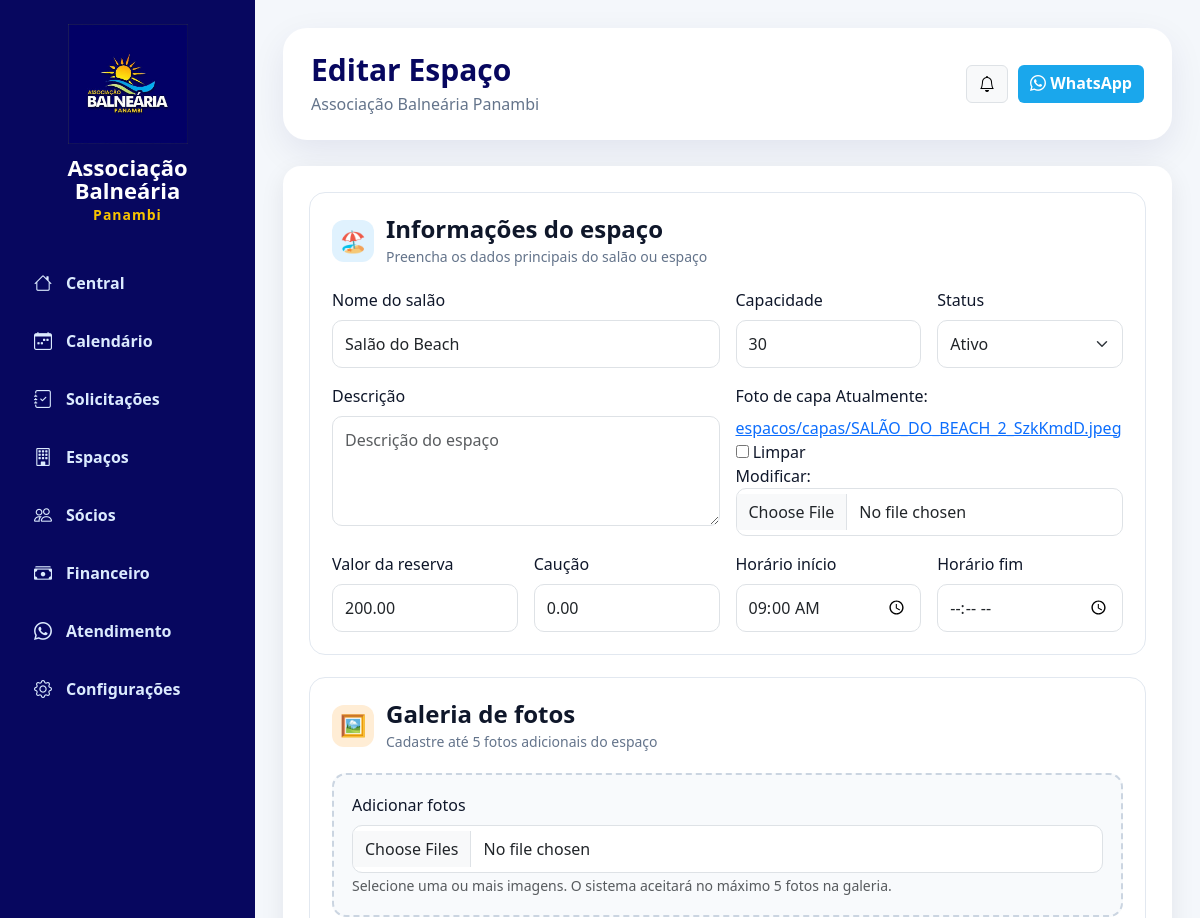
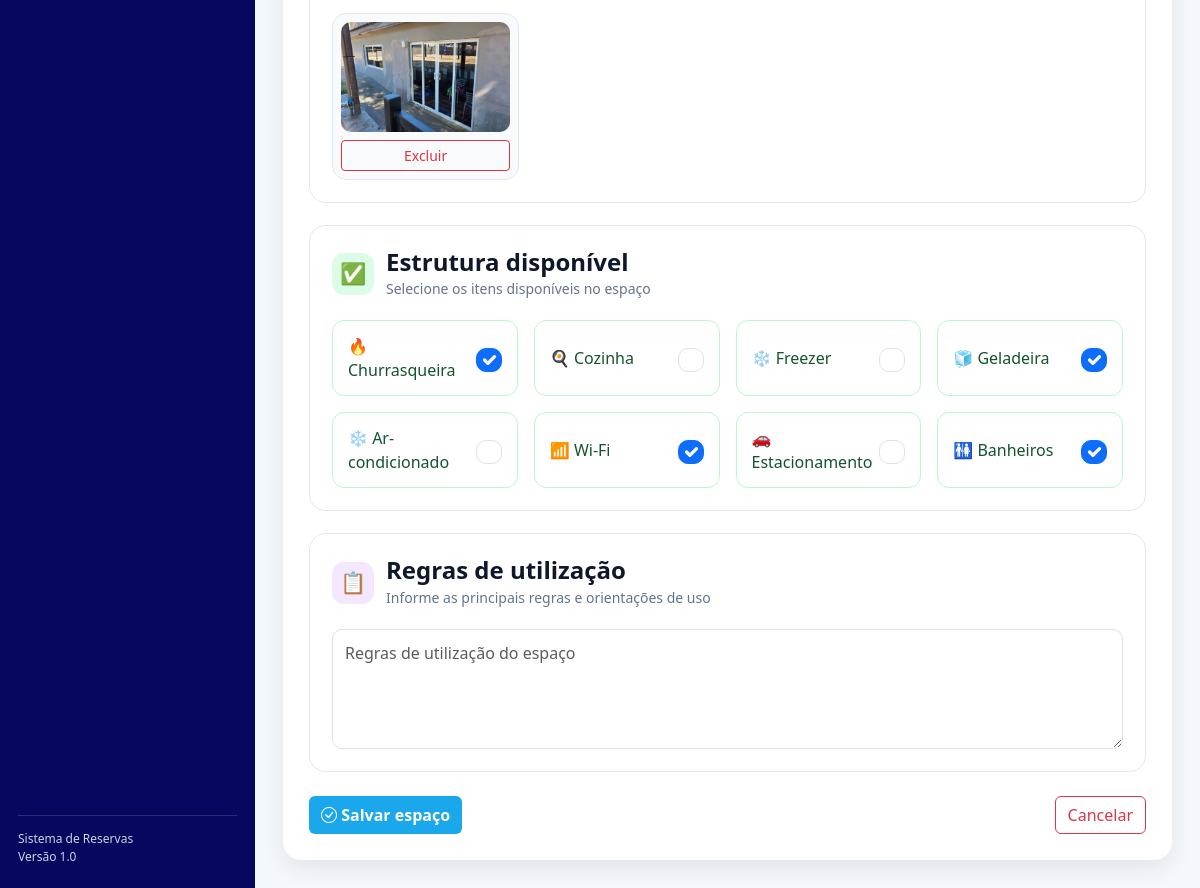
The page /espacos/3/editar/ on the database its author committed (2 pictures, top to bottom).
### reservas/models.py (models this page shows, shortened)
class Espaco(models.Model):
    STATUS_CHOICES = [
        ('ativo', 'Ativo'),
        ('manutencao', 'Em manutenção'),
        ('inativo', 'Inativo'),
    ]
    nome = models.CharField(max_length=120)
    descricao = models.TextField(blank=True)
    capacidade = models.PositiveIntegerField(default=0)
    valor_socio = models.DecimalField(max_digits=10, decimal_places=2, default=0)
    caucao = models.DecimalField(max_digits=10, decimal_places=2, default=0)
    horario_inicio = models.TimeField(null=True, blank=True)
    horario_fim = models.TimeField(null=True, blank=True)
    foto_capa = models.ImageField(
        upload_to='espacos/capas/',
        blank=True,
        null=True
    )
    churrasqueira = models.BooleanField(default=False)
    cozinha = models.BooleanField(default=False)
    freezer = models.BooleanField(default=False)
    geladeira = models.BooleanField(default=False)
    ar_condicionado = models.BooleanField(default=False)
    wifi = models.BooleanField(default=False)
    estacionamento = models.BooleanField(default=False)
    banheiros = models.BooleanField(default=False)
    regras = models.TextField(blank=True)
    status = models.CharField(
        max_length=20,
        choices=STATUS_CHOICES,
        default='ativo'
    )
    criado_em = models.DateTimeField(auto_now_add=True)
    class Meta:
        ordering = ['nome']
        verbose_name = 'Espaço'
        verbose_name_plural = 'Espaços'

class FotoEspaco(models.Model):
    espaco = models.ForeignKey(
        Espaco,
        on_delete=models.CASCADE,
        related_name='fotos'
    )
    imagem = models.ImageField(upload_to='espacos/galeria/')
    legenda = models.CharField(max_length=150, blank=True)
    ordem = models.PositiveIntegerField(default=1)
    criado_em = models.DateTimeField(auto_now_add=True)
    class Meta:
        ordering = ['ordem', 'id']
        verbose_name = 'Foto do Espaço'
        verbose_name_plural = 'Fotos dos Espaços'

### reservas/views.py (the view)
# urls.py: path('espacos/<int:espaco_id>/editar/', views.espaco_editar, name='espaco_editar'),
def espaco_editar(request, espaco_id):
    espaco = get_object_or_404(Espaco, id=espaco_id)
    if request.method == 'POST':
        form = EspacoForm(request.POST, request.FILES, instance=espaco)
        if form.is_valid():
            espaco = form.save()
            salvar_fotos_galeria(request, espaco)
            messages.success(request, 'Espaço atualizado com sucesso.')
            return redirect('espacos_lista')
        mostrar_erros_formulario(request, form)
    else:
        form = EspacoForm(instance=espaco)
    return render(request, 'reservas/espaco_form.html', {'form': form, 'titulo': 'Editar Espaço', 'espaco': espaco})

### templates/reservas/espaco_form.html (shortened to what this page needs)
{% extends 'base/base.html' %}
{% block titulo %}{{ titulo }}{% endblock %}
{% block content %}
<div class="card-espaco">
    <form method="post" enctype="multipart/form-data">
        <div class="bloco-form">
            <div class="titulo-bloco">
                <div class="icone-bloco azul">🏖️</div>
                <div>
                    <h4>Informações do espaço</h4>
                    <small>Preencha os dados principais do salão ou espaço</small>
                </div>
            </div>
            <div class="row g-3">
                <div class="col-md-6">
                    <label class="form-label">Nome do salão</label>
                    {{ form.nome }}
                </div>
                <div class="col-md-3">
                    <label class="form-label">Capacidade</label>
                    {{ form.capacidade }}
                </div>
                <div class="col-md-3">
                    <label class="form-label">Status</label>
                    {{ form.status }}
                </div>
                <div class="col-md-6">
                    <label class="form-label">Descrição</label>
                    {{ form.descricao }}
                </div>
                <div class="col-md-6">
                    <label class="form-label">Foto de capa</label>
                    {{ form.foto_capa }}
                </div>
                <div class="col-md-3">
                    <label class="form-label">Valor da reserva</label>
                    {{ form.valor_socio }}
                </div>
                <div class="col-md-3">
                    <label class="form-label">Caução</label>
                    {{ form.caucao }}
                </div>
                <div class="col-md-3">
                    <label class="form-label">Horário início</label>
                    {{ form.horario_inicio }}
                </div>
                <div class="col-md-3">
                    <label class="form-label">Horário fim</label>
                    {{ form.horario_fim }}
                </div>
            </div>
        </div>
        <div class="bloco-form">
            <div class="titulo-bloco">
                <div class="icone-bloco laranja">🖼️</div>
                <div>
                    <h4>Galeria de fotos</h4>
                    <small>Cadastre até 5 fotos adicionais do espaço</small>
                </div>
            </div>
            <div class="input-galeria">
                <label class="form-label">Adicionar fotos</label>
                <input type="file"
                       name="fotos_galeria"
                       multiple
                       accept="image/*"
                       class="form-control">
                <small class="text-muted">
                    Selecione uma ou mais imagens. O sistema aceitará no máximo 5 fotos na galeria.
                </small>
            </div>
            {% if espaco and espaco.fotos.all %}
                <div class="galeria-grid">
                    {% for foto in espaco.fotos.all %}
                        <div class="foto-card">
                            <img src="{{ foto.imagem.url }}" alt="Foto do espaço">
                            <a href="{% url 'espaco_foto_excluir' foto.id %}"
                               class="btn btn-sm btn-outline-danger w-100 mt-2"
                               onclick="return confirm('Deseja excluir esta foto?')">
                                Excluir
                            </a>
                        </div>
                    {% endfor %}
                </div>
            {% endif %}
        </div>
        <div class="bloco-form">
            <div class="titulo-bloco">
                <div class="icone-bloco verde">✅</div>
                <div>
                    <h4>Estrutura disponível</h4>
                    <small>Selecione os itens disponíveis no espaço</small>
                </div>
            </div>
            <div class="row g-3">
                <div class="col-md-3"><div class="check-card"><label>🔥 Churrasqueira</label>{{ form.churrasqueira }}</div></div>
                <div class="col-md-3"><div class="check-card"><label>🍳 Cozinha</label>{{ form.cozinha }}</div></div>
                <div class="col-md-3"><div class="check-card"><label>❄️ Freezer</label>{{ form.freezer }}</div></div>
                <div class="col-md-3"><div class="check-card"><label>🧊 Geladeira</label>{{ form.geladeira }}</div></div>
                <div class="col-md-3"><div class="check-card"><label>❄️ Ar-condicionado</label>{{ form.ar_condicionado }}</div></div>
                <div class="col-md-3"><div class="check-card"><label>📶 Wi-Fi</label>{{ form.wifi }}</div></div>
                <div class="col-md-3"><div class="check-card"><label>🚗 Estacionamento</label>{{ form.estacionamento }}</div></div>
                <div class="col-md-3"><div class="check-card"><label>🚻 Banheiros</label>{{ form.banheiros }}</div></div>
            </div>
        </div>
        <div class="bloco-form">
            <div class="titulo-bloco">
                <div class="icone-bloco roxo">📋</div>
                <div>
                    <h4>Regras de utilização</h4>
                    <small>Informe as principais regras e orientações de uso</small>
                </div>
            </div>
            {{ form.regras }}
        </div>
        <div class="acoes-form">
            <button type="submit" class="btn btn-primary-custom">
                <i class="bi bi-check-circle"></i>
                Salvar espaço
            </button>
            <a href="{% url 'espacos_lista' %}" class="btn btn-outline-danger">
                Cancelar
            </a>
        </div>
    </form>
</div>
{% endblock %}

### static/css/style.css (style rules this page uses)
* { box-sizing: border-box; }
body { margin: 0; background: #f4f7fb; font-family: "Segoe UI", Arial, sans-serif; color: #0f172a; }
.btn-primary-custom { background: #1aa7ec; color: white; border: none; font-weight: 700; }

### templates/reservas/espaco_form.html (style rules this page uses)
.card-espaco { background:#fff; border-radius:18px; padding:26px; box-shadow:0 8px 25px rgba(15,23,42,.08); }
.bloco-form { border:1px solid #e2e8f0; border-radius:16px; padding:22px; margin-bottom:22px; }
.titulo-bloco { display:flex; gap:12px; align-items:center; margin-bottom:20px; }
.icone-bloco { width:42px; height:42px; border-radius:12px; display:flex; align-items:center; justify-content:center; font-size:21px; }
.azul { background:#e0f2fe;color:#0369a1 }
.verde { background:#dcfce7;color:#15803d }
.roxo { background:#f3e8ff;color:#7e22ce }
.laranja { background:#ffedd5;color:#c2410c }
.titulo-bloco h4 { margin:0; font-weight:700; color:#0f172a; }
.titulo-bloco small { color:#64748b; }
.card-espaco input, .card-espaco select, .card-espaco textarea { border-radius:10px !important; padding:11px 12px !important; }
.card-espaco textarea { min-height:110px; }
.check-card { border:1px solid #bbf7d0; border-radius:12px; padding:13px 15px; display:flex; align-items:center; justify-content:space-between; background:#fff; height:100%; }
.check-card label { margin:0; font-weight:500; color:#14532d; }
.galeria-grid { display:grid; grid-template-columns:repeat(auto-fill,minmax(150px,1fr)); gap:14px; margin-top:14px; }
.foto-card { border:1px solid #e2e8f0; border-radius:14px; padding:8px; background:#f8fafc; }
.foto-card img { width:100%; height:110px; object-fit:cover; border-radius:10px; display:block; }
.input-galeria { border:2px dashed #cbd5e1; border-radius:14px; padding:18px; background:#f8fafc; }
.acoes-form { display:flex; justify-content:space-between; gap:12px; margin-top:24px; }

### rows shown on the page
Espaco: nome "Salão do Beach", capacidade "30", status "Ativo", valor_socio "200.00", caucao "0.00", horario_inicio "09:00:00", churrasqueira "☑", geladeira "☑", wifi "☑", banheiros "☑"
FotoEspaco: imagem (picture)

### other values the page prints
{{ titulo }} "Editar Espaço"
